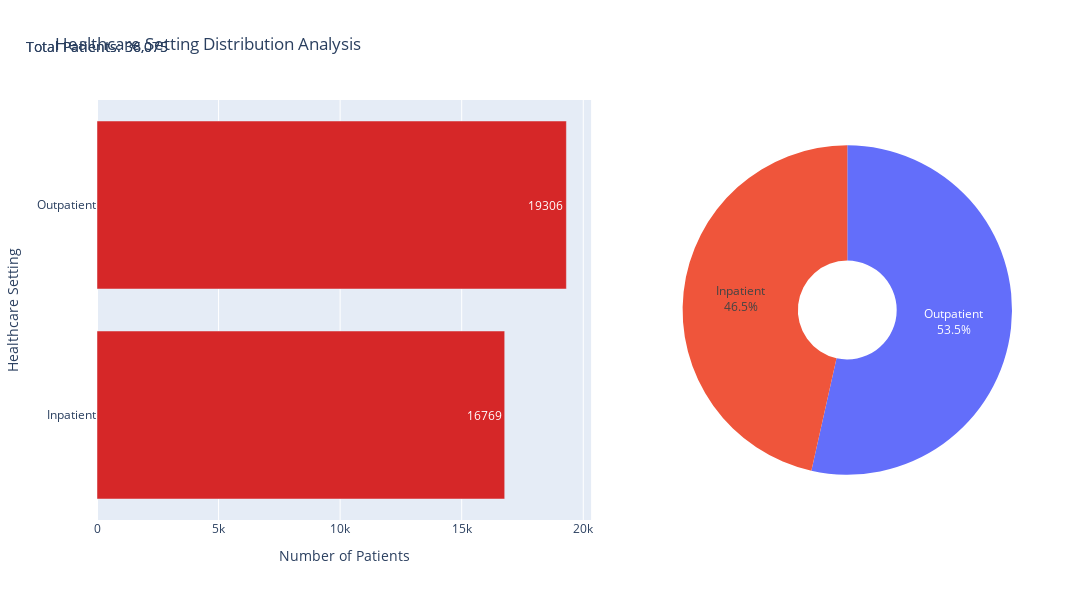

The notebook cell this image was saved under:
### Code cell
# Healthcare Setting Distribution Visualization
healthcare_df = section2_data['healthcare']

# Create healthcare setting figure
healthcare_fig = make_subplots(
    rows=1, cols=2,
    subplot_titles=('Healthcare Setting Distribution by Count', 'Healthcare Setting Distribution by Percentage'),
    specs=[[{"type": "bar"}, {"type": "pie"}]],
    column_widths=[0.6, 0.4]
)

# Sort by count for better visualization
healthcare_df_sorted = healthcare_df.sort_values('Count', ascending=True)

# Bar chart for counts
healthcare_fig.add_trace(
    go.Bar(
        x=healthcare_df_sorted['Count'],
        y=healthcare_df_sorted['Healthcare_Setting'],
        text=healthcare_df_sorted['Count'],
        textposition='auto',
        orientation='h',
        name='Count',
        marker_color='rgb(214, 39, 40)'
    ),
    row=1, col=1
)

# Pie chart for percentages
healthcare_fig.add_trace(
    go.Pie(
        labels=healthcare_df_sorted['Healthcare_Setting'],
        values=healthcare_df_sorted['Percentage'],
        textinfo='label+percent',
        hole=0.3
    ),
    row=1, col=2
)

# Update layout
healthcare_fig.update_layout(
    title_text='Healthcare Setting Distribution Analysis',
    showlegend=False,
    height=600,
    width=1200,
    annotations=[
        dict(
            text=f"Total Patients: {healthcare_df['Count'].sum():,}",
            xref="paper",
            yref="paper",
            x=0,
            y=1.1,
            showarrow=False,
            font=dict(size=14)
        )
    ]
)

# Update axes
healthcare_fig.update_xaxes(title_text="Number of Patients", row=1, col=1)
healthcare_fig.update_yaxes(title_text="Healthcare Setting", row=1, col=1)

healthcare_fig.show()

### Figure 1 — Plotly figure (JSON) as saved in the notebook; plotly's stock layout.template omitted (floating-point values rounded to 4 significant figures)
{"data": [{"marker": {"color": "rgb(214, 39, 40)"}, "name": "Count", "orientation": "h", "text": [16770.0, 19310.0], "textposition": "auto", "type": "bar", "x": [16769, 19306], "xaxis": "x", "y": ["Inpatient", "Outpatient"], "yaxis": "y"}, {"domain": {"x": [0.64, 1], "y": [0, 1]}, "hole": 0.3, "labels": ["Inpatient", "Outpatient"], "textinfo": "label+percent", "type": "pie", "values": [46.5, 53.5]}], "layout": {"annotations": [{"font": {"size": 14}, "showarrow": false, "text": "Total Patients: 36,075", "x": 0, "xanchor": "center", "xref": "paper", "y": 1.1, "yanchor": "bottom", "yref": "paper"}, {"font": {"size": 14}, "showarrow": false, "text": "Total Patients: 36,075", "x": 0, "xanchor": "center", "xref": "paper", "y": 1.1, "yanchor": "bottom", "yref": "paper"}], "height": 600, "showlegend": false, "title": {"text": "Healthcare Setting Distribution Analysis"}, "width": 1200, "xaxis": {"anchor": "y", "domain": [0, 0.54], "title": {"text": "Number of Patients"}}, "yaxis": {"anchor": "x", "domain": [0, 1], "title": {"text": "Healthcare Setting"}}}}
